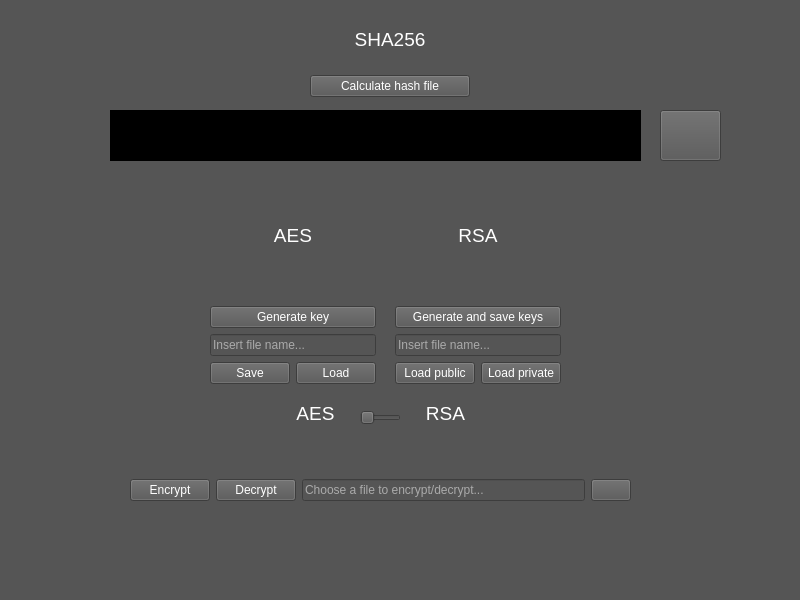
<?xml version="1.0" encoding="UTF-8"?>
<ui version="4.0">
 <class>QTCrypto</class>
 <widget class="QMainWindow" name="QTCrypto">
  <property name="geometry">
   <rect>
    <x>0</x>
    <y>0</y>
    <width>800</width>
    <height>600</height>
   </rect>
  </property>
  <property name="windowTitle">
   <string>QTCrypto</string>
  </property>
  <property name="styleSheet">
   <string notr="true">background-color: rgb(85, 85, 85);</string>
  </property>
  <widget class="QWidget" name="centralwidget">
   <widget class="QWidget" name="horizontalLayoutWidget">
    <property name="geometry">
     <rect>
      <x>130</x>
      <y>450</y>
      <width>501</width>
      <height>80</height>
     </rect>
    </property>
    <layout class="QHBoxLayout" name="horizontalLayout">
     <item>
      <widget class="QPushButton" name="encrypt">
       <property name="styleSheet">
        <string notr="true">color: rgb(255, 255, 255);</string>
       </property>
       <property name="text">
        <string>Encrypt</string>
       </property>
      </widget>
     </item>
     <item>
      <widget class="QPushButton" name="Decrypt">
       <property name="styleSheet">
        <string notr="true">color: rgb(255, 255, 255);</string>
       </property>
       <property name="text">
        <string>Decrypt</string>
       </property>
      </widget>
     </item>
     <item>
      <widget class="QLineEdit" name="encryptInput">
       <property name="styleSheet">
        <string notr="true">color: rgb(255, 255, 255);</string>
       </property>
       <property name="text">
        <string/>
       </property>
       <property name="placeholderText">
        <string>Choose a file to encrypt/decrypt...</string>
       </property>
      </widget>
     </item>
     <item>
      <widget class="QPushButton" name="file">
       <property name="text">
        <string/>
       </property>
       <property name="icon">
        <iconset>
         <normaloff>folder.png</normaloff>folder.png</iconset>
       </property>
      </widget>
     </item>
    </layout>
   </widget>
   <widget class="QSlider" name="mode">
    <property name="geometry">
     <rect>
      <x>360</x>
      <y>410</y>
      <width>41</width>
      <height>16</height>
     </rect>
    </property>
    <property name="maximum">
     <number>1</number>
    </property>
    <property name="orientation">
     <enum>Qt::Horizontal</enum>
    </property>
   </widget>
   <widget class="QLabel" name="AES">
    <property name="geometry">
     <rect>
      <x>290</x>
      <y>400</y>
      <width>51</width>
      <height>27</height>
     </rect>
    </property>
    <property name="font">
     <font>
      <pointsize>14</pointsize>
     </font>
    </property>
    <property name="styleSheet">
     <string notr="true">color: rgb(255, 255, 255);</string>
    </property>
    <property name="text">
     <string>AES</string>
    </property>
    <property name="alignment">
     <set>Qt::AlignCenter</set>
    </property>
   </widget>
   <widget class="QLabel" name="RSA">
    <property name="geometry">
     <rect>
      <x>420</x>
      <y>400</y>
      <width>51</width>
      <height>27</height>
     </rect>
    </property>
    <property name="font">
     <font>
      <pointsize>14</pointsize>
     </font>
    </property>
    <property name="styleSheet">
     <string notr="true">color: rgb(255, 255, 255);</string>
    </property>
    <property name="text">
     <string>RSA</string>
    </property>
    <property name="alignment">
     <set>Qt::AlignCenter</set>
    </property>
   </widget>
   <widget class="QWidget" name="horizontalLayoutWidget_2">
    <property name="geometry">
     <rect>
      <x>210</x>
      <y>170</y>
      <width>351</width>
      <height>214</height>
     </rect>
    </property>
    <layout class="QHBoxLayout" name="crypto">
     <item>
      <layout class="QGridLayout" name="AESLayout">
       <item row="2" column="0" colspan="2">
        <widget class="QLineEdit" name="aesFile">
         <property name="styleSheet">
          <string notr="true">color: rgb(255, 255, 255);</string>
         </property>
         <property name="text">
          <string/>
         </property>
         <property name="placeholderText">
          <string>Insert file name...</string>
         </property>
        </widget>
       </item>
       <item row="0" column="0" colspan="2">
        <widget class="QLabel" name="aesLabel">
         <property name="font">
          <font>
           <pointsize>14</pointsize>
          </font>
         </property>
         <property name="styleSheet">
          <string notr="true">color: rgb(255, 255, 255);</string>
         </property>
         <property name="text">
          <string>AES</string>
         </property>
         <property name="alignment">
          <set>Qt::AlignCenter</set>
         </property>
        </widget>
       </item>
       <item row="4" column="1">
        <widget class="QPushButton" name="aesLoad">
         <property name="styleSheet">
          <string notr="true">color: rgb(255, 255, 255);</string>
         </property>
         <property name="text">
          <string>Load</string>
         </property>
        </widget>
       </item>
       <item row="4" column="0">
        <widget class="QPushButton" name="aesSave">
         <property name="styleSheet">
          <string notr="true">color: rgb(255, 255, 255);</string>
         </property>
         <property name="text">
          <string>Save</string>
         </property>
        </widget>
       </item>
       <item row="1" column="0" colspan="2">
        <widget class="QPushButton" name="aesGenerate">
         <property name="styleSheet">
          <string notr="true">color: rgb(255, 255, 255);</string>
         </property>
         <property name="text">
          <string>Generate key</string>
         </property>
        </widget>
       </item>
      </layout>
     </item>
     <item>
      <spacer name="horizontalSpacer">
       <property name="orientation">
        <enum>Qt::Horizontal</enum>
       </property>
       <property name="sizeHint" stdset="0">
        <size>
         <width>40</width>
         <height>20</height>
        </size>
       </property>
      </spacer>
     </item>
     <item>
      <layout class="QGridLayout" name="RSALayout">
       <item row="4" column="1">
        <widget class="QPushButton" name="rsaLoad_pri">
         <property name="styleSheet">
          <string notr="true">color: rgb(255, 255, 255);</string>
         </property>
         <property name="text">
          <string>Load private</string>
         </property>
        </widget>
       </item>
       <item row="4" column="0">
        <widget class="QPushButton" name="rsaLoad_pub">
         <property name="styleSheet">
          <string notr="true">color: rgb(255, 255, 255);</string>
         </property>
         <property name="text">
          <string>Load public</string>
         </property>
        </widget>
       </item>
       <item row="1" column="0" colspan="2">
        <widget class="QPushButton" name="rsaGenerate">
         <property name="styleSheet">
          <string notr="true">color: rgb(255, 255, 255);</string>
         </property>
         <property name="text">
          <string>Generate and save keys</string>
         </property>
        </widget>
       </item>
       <item row="3" column="0" colspan="2">
        <widget class="QLineEdit" name="rsaFile">
         <property name="styleSheet">
          <string notr="true">color: rgb(255, 255, 255);</string>
         </property>
         <property name="text">
          <string/>
         </property>
         <property name="placeholderText">
          <string>Insert file name...</string>
         </property>
        </widget>
       </item>
       <item row="0" column="0" colspan="2">
        <widget class="QLabel" name="rsaLabel">
         <property name="font">
          <font>
           <pointsize>14</pointsize>
          </font>
         </property>
         <property name="styleSheet">
          <string notr="true">color: rgb(255, 255, 255);</string>
         </property>
         <property name="text">
          <string>RSA</string>
         </property>
         <property name="alignment">
          <set>Qt::AlignCenter</set>
         </property>
        </widget>
       </item>
      </layout>
     </item>
    </layout>
   </widget>
   <widget class="QWidget" name="verticalLayoutWidget">
    <property name="geometry">
     <rect>
      <x>310</x>
      <y>10</y>
      <width>160</width>
      <height>87</height>
     </rect>
    </property>
    <layout class="QVBoxLayout" name="SHALayout">
     <item>
      <widget class="QLabel" name="shaLabel">
       <property name="font">
        <font>
         <pointsize>14</pointsize>
        </font>
       </property>
       <property name="styleSheet">
        <string notr="true">color: rgb(255, 255, 255);</string>
       </property>
       <property name="text">
        <string>SHA256</string>
       </property>
       <property name="alignment">
        <set>Qt::AlignCenter</set>
       </property>
      </widget>
     </item>
     <item>
      <widget class="QPushButton" name="hash">
       <property name="styleSheet">
        <string notr="true">color: rgb(255, 255, 255);</string>
       </property>
       <property name="text">
        <string>Calculate hash file</string>
       </property>
      </widget>
     </item>
    </layout>
   </widget>
   <widget class="QLabel" name="result">
    <property name="geometry">
     <rect>
      <x>110</x>
      <y>110</y>
      <width>531</width>
      <height>51</height>
     </rect>
    </property>
    <property name="font">
     <font>
      <family>Comic Sans MS</family>
      <pointsize>8</pointsize>
     </font>
    </property>
    <property name="styleSheet">
     <string notr="true">color: rgb(255, 255, 255);
background-color: rgb(0, 0, 0);</string>
    </property>
    <property name="text">
     <string/>
    </property>
    <property name="alignment">
     <set>Qt::AlignCenter</set>
    </property>
    <property name="wordWrap">
     <bool>true</bool>
    </property>
    <property name="openExternalLinks">
     <bool>false</bool>
    </property>
   </widget>
   <widget class="QPushButton" name="rsaGenerate_2">
    <property name="geometry">
     <rect>
      <x>660</x>
      <y>110</y>
      <width>61</width>
      <height>51</height>
     </rect>
    </property>
    <property name="toolTip">
     <string extracomment="test"/>
    </property>
    <property name="styleSheet">
     <string notr="true">color: rgb(255, 255, 255);</string>
    </property>
    <property name="text">
     <string/>
    </property>
    <property name="icon">
     <iconset>
      <normaloff>copy2.png</normaloff>copy2.png</iconset>
    </property>
    <property name="iconSize">
     <size>
      <width>50</width>
      <height>50</height>
     </size>
    </property>
   </widget>
  </widget>
  <widget class="QMenuBar" name="menubar">
   <property name="geometry">
    <rect>
     <x>0</x>
     <y>0</y>
     <width>800</width>
     <height>21</height>
    </rect>
   </property>
  </widget>
  <widget class="QStatusBar" name="statusbar"/>
 </widget>
 <resources/>
 <connections/>
</ui>
